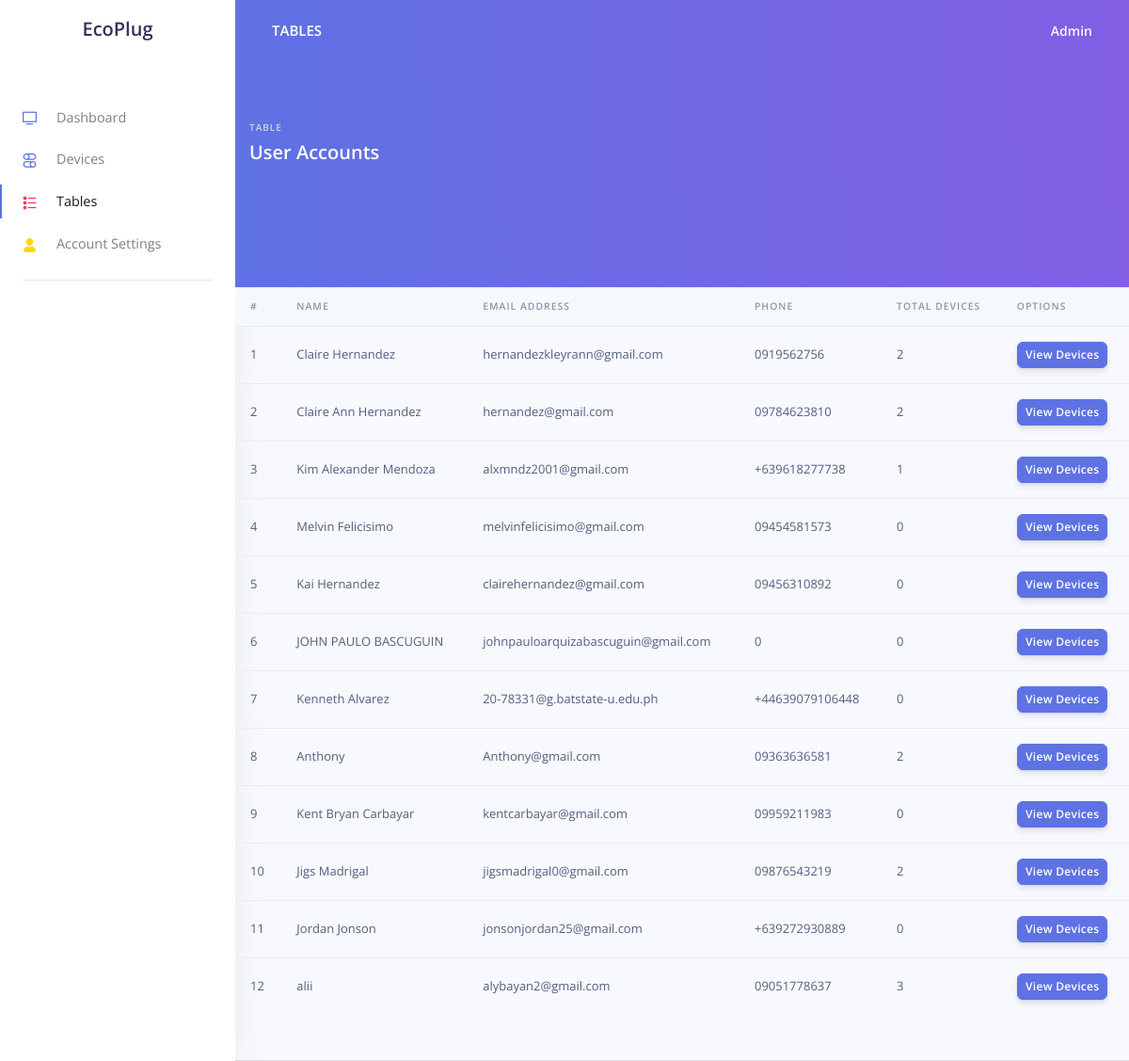
Screenshot of /admin/System/reports.php (signed in) with the database file from the repository.
### tables this page shows
CREATE TABLE `users` (
  `ID` int(11) NOT NULL,
  `Email` varchar(255) NOT NULL,
  `Phone` varchar(255) NOT NULL,
  `Name` varchar(255) NOT NULL,
  `Password` varchar(255) NOT NULL
);

### admin/System/reports.php (the view, shortened to what this page needs)
<!DOCTYPE html>
<html lang="en">
<?php require_once 'process.php'; ?>
<body class="">
  <nav class="navbar navbar-vertical fixed-left navbar-expand-md navbar-light bg-white" id="sidenav-main">
    <div class="container-fluid">
      <a class="navbar-brand pt-0" href="./index.html">
        <h2>EcoPlug</h2>
      </a>
      <div class="collapse navbar-collapse" id="sidenav-collapse-main">
        <ul class="navbar-nav">
          <li class="nav-item">
            <a class="nav-link" href="index.php">
              <i class="ni ni-tv-2 text-primary"></i> Dashboard
            </a>
          </li>
          <li class="nav-item">
            <a class="nav-link" href="device.php">
              <i class="ni ni-ui-04 text-blue"></i> Devices
            </a>
          </li>
          <li class="nav-item  active ">
            <a class="nav-link  active " href="reports.php">
              <i class="ni ni-bullet-list-67 text-red"></i> Tables
            </a>
          </li>
          <li class="nav-item">
            <a class="nav-link " href="account.php">
              <i class="ni ni-single-02 text-yellow"></i> Account Settings
            </a>
          </li>
        </ul>
        <hr class="my-3">
      </div>
    </div>
  </nav>
  <div class="main-content">
    <nav class="navbar navbar-top navbar-expand-md navbar-dark" id="navbar-main">
      <div class="container-fluid">
        <a class="h4 mb-0 text-white text-uppercase d-none d-lg-inline-block" href="./report">Tables</a>
        <ul class="navbar-nav align-items-center d-none d-md-flex">
          <li class="nav-item dropdown">
            <a class="nav-link pr-0" href="#" role="button" data-toggle="dropdown" aria-haspopup="true" aria-expanded="false">
              <div class="media align-items-center">
                <div class="media-body ml-2 d-none d-lg-block">
                  <span class="mb-0 text-sm  font-weight-bold"><?php echo $userName; ?></span>
                </div>
              </div>
            </a>
          </li>
        </ul>
      </div>
    </nav>
    <div class="header bg-gradient-primary pb-8 pt-5 pt-md-8">
<div class="col">
                  <h6 class="text-uppercase text-light ls-1 mb-1">Table</h6>
                  <h2 class="text-white mb-0">User Accounts</h2>
                </div>
    </div>
    <div class="table-responsive">
              <table class="table align-items-center table-flush">
                <thead class="thead-light">
                  <tr>
                    <th scope="col">#</th>
                    <th scope="col">Name</th>
                    <th scope="col">Email Address</th>
                    <th scope="col">Phone</th>
                    <th scope="col">Total Devices</th>
                    <th scope="col">Options</th>
                  </tr>
                </thead>
                <tbody>
                  <?php
                  $num = 1;
                  $result = $conn->query("SELECT * from users");
                  while ($row = $result->fetch_assoc()) :
                  ?>
                  <tr>
                    <td><?php echo $num;
                    $num = $num+1; ?></td>
                    <td><?php echo $row['Name']; ?></td>
                    <td><?php echo $row['Email']; ?></td>
                    <td><?php echo $row['Phone']; ?></td>
                    <td><?php  $tem_id = $row['ID'];
                    $result1 = $conn->query("SELECT COUNT(ID)  from devices  WHERE User_ID = '$tem_id'");
                    $row2 = $result1->fetch_row();
                    echo $row2[0];
                     ?></td>
                    <td><a href="device.php?<?php echo 'name='.$row['Name'].'&id='.$row['ID']; ?>" class="btn btn-primary btn-sm">View Devices</a></td>
                  </tr>
                  <?php
                endwhile;
                  ?>
                </tbody>
              </table>
            </div>
  </div>
</body>
</html>

### rows the page displays
users: Name "Claire Hernandez", Email "hernandezkleyrann@gmail.com", Phone "0919562756", row2 "2"
users: Name "Claire Ann Hernandez", Email "hernandez@gmail.com", Phone "09784623810", row2 "2"
users: Name "Kim Alexander Mendoza", Email "alxmndz2001@gmail.com", Phone "+639618277738", row2 "1"
users: Name "Melvin Felicisimo", Email "melvinfelicisimo@gmail.com", Phone "09454581573", row2 "0"
users: Name "Kai Hernandez", Email "clairehernandez@gmail.com", Phone "09456310892", row2 "0"
users: Name "JOHN PAULO BASCUGUIN", Email "johnpauloarquizabascuguin@gmail.com", Phone "0", row2 "0"
users: Name "Kenneth Alvarez", Email "20-78331@g.batstate-u.edu.ph", Phone "+44639079106448", row2 "0"
users: Name "Anthony", Email "Anthony@gmail.com", Phone "09363636581", row2 "2"
users: Name "Kent Bryan Carbayar", Email "kentcarbayar@gmail.com", Phone "09959211983", row2 "0"
users: Name "Jigs Madrigal", Email "jigsmadrigal0@gmail.com", Phone "09876543219", row2 "2"
users: Name "Jordan Jonson", Email "jonsonjordan25@gmail.com", Phone "+639272930889", row2 "0"
users: Name "alii", Email "alybayan2@gmail.com", Phone "09051778637", row2 "3"

### other values shown
$userName "Admin"
